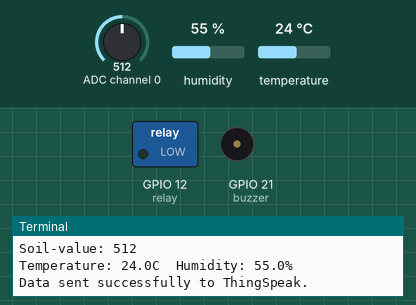
Simulated run of this program. Board: Raspberry Pi (BCM pin numbers). On the bench: switched loads named in the program (green lamp = pin HIGH), buzzer (waves = sounding, pin HIGH), the last lines printed to the terminal. The test bench sets the inputs (shaded band); at power-on: ADC channel 0 = 512, humidity 55 %, temperature 24 °C (analog values on the 0–1023 scale). Requests to the public web service named in the program get a made-up reply in its usual format after 0.4 s (London, UTC, broken clouds, 64 % humidity, 1013 hPa unless stated).

Above: at 1.2 s.
1.3 s: ADC channel 0 set to 584
10.0 s: ADC channel 0 set to 608
At 14.3 s:
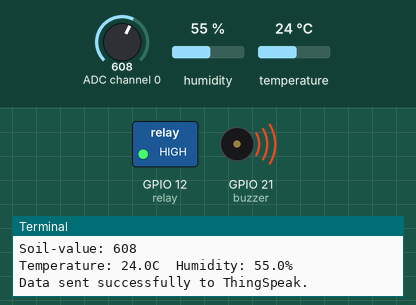
16.0 s: ADC channel 0 set to 590
At 20.9 s:
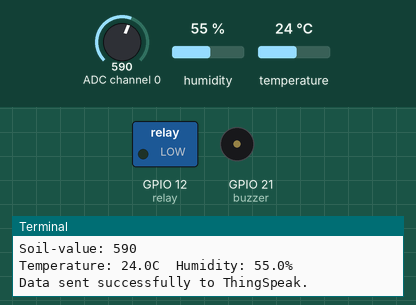
22.0 s: ADC channel 0 set to 610
At 30.3 s:
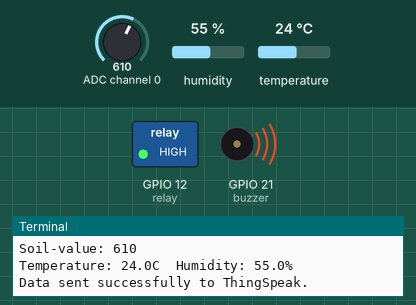
Timing chart, 0 to 31.8 s (numbered marks = the images above; inputs shaded):
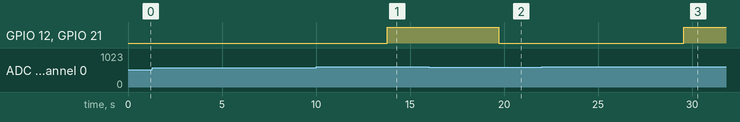

The program:

XPLORING_IOT_INTEGRATION_IN_AGRICULTURE_AN_EXPERIMENTAL_STUDY.py
```python
import requests
import time
import RPi.GPIO as GPIO
import Adafruit_DHT
import Adafruit_GPIO.SPI as SPI
import Adafruit_MCP3008

def setup_mcp3008():
    CLK = 11
    MOSI = 10
    MISO = 9
    CS = 8
    mcp = Adafruit_MCP3008.MCP3008(clk=CLK, mosi=MOSI, miso=MISO, cs=CS)
    return mcp

api_key = "S735ZEHI88Z2JL3D"
api_url = "https://api.thingspeak.com/update.json"
GPIO.setmode(GPIO.BCM)
GPIO.setwarnings(False)
val = Adafruit_DHT.DHT11
DHT_PIN = 4
relay=12
buzzer=21
GPIO.setup(relay,GPIO.OUT)
GPIO.setup(buzzer,GPIO.OUT)


mcp = setup_mcp3008()  # Initialize MCP3008

try:
    while True:
        # Read temperature and humidity from DHT11
        hum,temp = Adafruit_DHT.read(val, DHT_PIN)
        soil = mcp.read_adc(0)
        print("Soil-value:", soil)
        if temp is not None and hum is not None:
            print(f'Temperature: {temp:.1f}C  Humidity: {hum:.1f}%')

            # Send temperature and humidity data to ThingSpeak
            data = {
                "api_key": api_key,
                "field1": temp,
                "field2": hum,
                "field3": soil
            }
            response = requests.post(api_url, data=data)
            if response.status_code == 200:
                print("Data sent successfully to ThingSpeak.")
                time.sleep(3);
            else:
                print("Failed to send data. Status code:", response.status_code)
        else:
            print("Failed to get a reading from the sensor. Trying again...")

        # Read soil moisture value


        if soil>600:
            GPIO.output(relay,GPIO.HIGH)
            GPIO.output(buzzer,GPIO.HIGH)

            time.sleep(2)
        else:
            GPIO.output(relay,GPIO.LOW)
            GPIO.output(buzzer,GPIO.LOW)

            time.sleep(1)
except KeyboardInterrupt:
    pass
finally:
    GPIO.cleanup()
```

Measured:
- the behaviour switches between 600 and 601 on ADC channel 0 (found by bisection; images 0 and 1)
- after the input at 10.0 s, GPIO 12 (relay), GPIO 21 (buzzer): LOW → HIGH after 3.8 s
- after the input at 16.0 s, GPIO 12 (relay), GPIO 21 (buzzer): HIGH → LOW after 3.7 s
- after the input at 22.0 s, GPIO 12 (relay), GPIO 21 (buzzer): LOW → HIGH after 7.6 s
